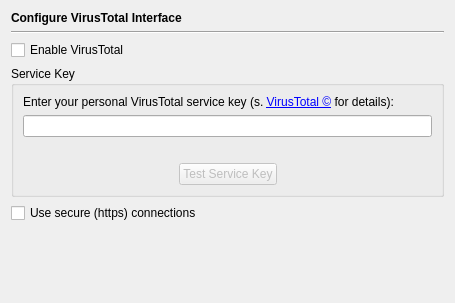
<?xml version="1.0" encoding="UTF-8"?>
<ui version="4.0">
 <class>WebBrowserVirusTotalPage</class>
 <widget class="QWidget" name="WebBrowserVirusTotalPage">
  <property name="geometry">
   <rect>
    <x>0</x>
    <y>0</y>
    <width>455</width>
    <height>303</height>
   </rect>
  </property>
  <layout class="QVBoxLayout" name="verticalLayout_2">
   <item>
    <widget class="QLabel" name="headerLabel">
     <property name="text">
      <string>&lt;b&gt;Configure VirusTotal Interface&lt;/b&gt;</string>
     </property>
    </widget>
   </item>
   <item>
    <widget class="Line" name="line17">
     <property name="frameShape">
      <enum>QFrame::HLine</enum>
     </property>
     <property name="frameShadow">
      <enum>QFrame::Sunken</enum>
     </property>
     <property name="orientation">
      <enum>Qt::Horizontal</enum>
     </property>
    </widget>
   </item>
   <item>
    <widget class="QCheckBox" name="vtEnabledCheckBox">
     <property name="toolTip">
      <string>Select to enable the VirusTotal interface</string>
     </property>
     <property name="text">
      <string>Enable VirusTotal</string>
     </property>
    </widget>
   </item>
   <item>
    <widget class="QGroupBox" name="groupBox">
     <property name="title">
      <string>Service Key</string>
     </property>
     <layout class="QVBoxLayout" name="verticalLayout">
      <item>
       <widget class="QLabel" name="label">
        <property name="text">
         <string>Enter your personal VirusTotal service key (s. &lt;a href=&quot;http://virustotal.com&quot;&gt;VirusTotal &amp;copy;&lt;/a&gt; for details):</string>
        </property>
        <property name="wordWrap">
         <bool>true</bool>
        </property>
        <property name="openExternalLinks">
         <bool>true</bool>
        </property>
       </widget>
      </item>
      <item>
       <widget class="QLineEdit" name="vtServiceKeyEdit">
        <property name="toolTip">
         <string>Enter the VirusTotal service key</string>
        </property>
       </widget>
      </item>
      <item>
       <widget class="QLabel" name="testResultLabel">
        <property name="text">
         <string/>
        </property>
        <property name="alignment">
         <set>Qt::AlignCenter</set>
        </property>
        <property name="wordWrap">
         <bool>true</bool>
        </property>
       </widget>
      </item>
      <item>
       <layout class="QHBoxLayout" name="horizontalLayout">
        <item>
         <spacer name="horizontalSpacer">
          <property name="orientation">
           <enum>Qt::Horizontal</enum>
          </property>
          <property name="sizeHint" stdset="0">
           <size>
            <width>40</width>
            <height>20</height>
           </size>
          </property>
         </spacer>
        </item>
        <item>
         <widget class="QPushButton" name="testButton">
          <property name="enabled">
           <bool>false</bool>
          </property>
          <property name="toolTip">
           <string>Press to test the validity of the service key</string>
          </property>
          <property name="text">
           <string>Test Service Key</string>
          </property>
         </widget>
        </item>
        <item>
         <spacer name="horizontalSpacer_2">
          <property name="orientation">
           <enum>Qt::Horizontal</enum>
          </property>
          <property name="sizeHint" stdset="0">
           <size>
            <width>40</width>
            <height>20</height>
           </size>
          </property>
         </spacer>
        </item>
       </layout>
      </item>
     </layout>
    </widget>
   </item>
   <item>
    <widget class="QCheckBox" name="vtSecureCheckBox">
     <property name="toolTip">
      <string>Select to use a secure (https) connection</string>
     </property>
     <property name="text">
      <string>Use secure (https) connections</string>
     </property>
    </widget>
   </item>
   <item>
    <spacer name="verticalSpacer">
     <property name="orientation">
      <enum>Qt::Vertical</enum>
     </property>
     <property name="sizeHint" stdset="0">
      <size>
       <width>20</width>
       <height>40</height>
      </size>
     </property>
    </spacer>
   </item>
  </layout>
 </widget>
 <tabstops>
  <tabstop>vtEnabledCheckBox</tabstop>
  <tabstop>vtServiceKeyEdit</tabstop>
  <tabstop>testButton</tabstop>
  <tabstop>vtSecureCheckBox</tabstop>
 </tabstops>
 <resources/>
 <connections/>
</ui>
